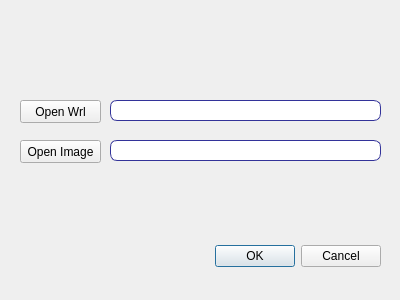
<?xml version="1.0" encoding="UTF-8"?>
<ui version="4.0">
 <class>Dialog</class>
 <widget class="QDialog" name="Dialog">
  <property name="geometry">
   <rect>
    <x>0</x>
    <y>0</y>
    <width>400</width>
    <height>300</height>
   </rect>
  </property>
  <property name="windowTitle">
   <string>Select Files</string>
  </property>
  <property name="styleSheet">
   <string notr="true">#wrl_path{
background-color: rgb(255, 255, 255);
border-color: #339;
border-style: solid;
border-radius: 7;
border-width: 1px;
}

#image_path{
background-color: rgb(255, 255, 255);
border-color: #339;
border-style: solid;
border-radius: 7;
border-width: 1px;
}
</string>
  </property>
  <widget class="QDialogButtonBox" name="buttonBox">
   <property name="geometry">
    <rect>
     <x>40</x>
     <y>240</y>
     <width>341</width>
     <height>32</height>
    </rect>
   </property>
   <property name="styleSheet">
    <string notr="true"/>
   </property>
   <property name="orientation">
    <enum>Qt::Horizontal</enum>
   </property>
   <property name="standardButtons">
    <set>QDialogButtonBox::Cancel|QDialogButtonBox::Ok</set>
   </property>
  </widget>
  <widget class="QPushButton" name="openWrl">
   <property name="geometry">
    <rect>
     <x>20</x>
     <y>100</y>
     <width>81</width>
     <height>23</height>
    </rect>
   </property>
   <property name="text">
    <string>Open Wrl</string>
   </property>
  </widget>
  <widget class="QPushButton" name="openImg">
   <property name="geometry">
    <rect>
     <x>20</x>
     <y>140</y>
     <width>81</width>
     <height>23</height>
    </rect>
   </property>
   <property name="text">
    <string>Open Image</string>
   </property>
  </widget>
  <widget class="QLabel" name="error_label">
   <property name="geometry">
    <rect>
     <x>20</x>
     <y>55</y>
     <width>361</width>
     <height>21</height>
    </rect>
   </property>
   <property name="styleSheet">
    <string notr="true"/>
   </property>
   <property name="text">
    <string/>
   </property>
  </widget>
  <widget class="QLabel" name="wrl_path">
   <property name="geometry">
    <rect>
     <x>110</x>
     <y>100</y>
     <width>271</width>
     <height>21</height>
    </rect>
   </property>
   <property name="contextMenuPolicy">
    <enum>Qt::NoContextMenu</enum>
   </property>
   <property name="autoFillBackground">
    <bool>false</bool>
   </property>
   <property name="styleSheet">
    <string notr="true">QLabel{
rgb(255, 255, 255)

}</string>
   </property>
   <property name="text">
    <string/>
   </property>
  </widget>
  <widget class="QLabel" name="image_path">
   <property name="geometry">
    <rect>
     <x>110</x>
     <y>140</y>
     <width>271</width>
     <height>21</height>
    </rect>
   </property>
   <property name="autoFillBackground">
    <bool>false</bool>
   </property>
   <property name="text">
    <string/>
   </property>
  </widget>
 </widget>
 <resources/>
 <connections>
  <connection>
   <sender>buttonBox</sender>
   <signal>accepted()</signal>
   <receiver>Dialog</receiver>
   <slot>accept()</slot>
   <hints>
    <hint type="sourcelabel">
     <x>248</x>
     <y>254</y>
    </hint>
    <hint type="destinationlabel">
     <x>157</x>
     <y>274</y>
    </hint>
   </hints>
  </connection>
  <connection>
   <sender>buttonBox</sender>
   <signal>rejected()</signal>
   <receiver>Dialog</receiver>
   <slot>reject()</slot>
   <hints>
    <hint type="sourcelabel">
     <x>316</x>
     <y>260</y>
    </hint>
    <hint type="destinationlabel">
     <x>286</x>
     <y>274</y>
    </hint>
   </hints>
  </connection>
 </connections>
</ui>
